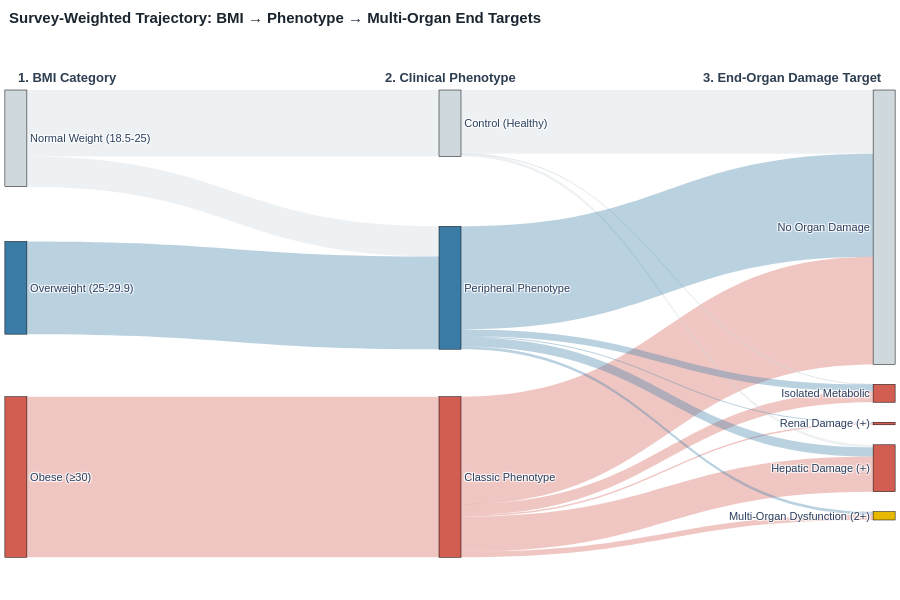

The notebook cell this image was saved under:
### Markdown cell above
#### **Standard BMI $\rightarrow$ Body Phenotype $\rightarrow$ Multi-Organ End Targets**

The primary flow illustrates the structural re-classification of standard BMI categories into distinct clinical risk trajectories:

- **Phenotypic Divergence of Obesity:** Individuals classified as Overweight ($\text{BMI } 25.0\text{--}29.9\text{ kg/m}^2$) bifurcate into the Peripheral Obesity Phenotype. A small subset of normal BMI transitioned into the Classic Phenotype.

- **Classic Phenotype Consolidation:** Obese individuals ($\text{BMI } \ge 30\text{ kg/m}^2$) flow unanimously into the Classic Phenotype, representing central/visceral adiposity distribution.

- **Organ Target Stratification:**

    - The Control cohort transitions almost exclusively to the No Organ Damage terminus.
    - The Peripheral Phenotype predominantly remains free of organ damage, though a distinct sub-stream channels into isolated Hepatic Damage (+) and minor single-domain outcomes.
    - The Classic Phenotype serves as the primary reservoir for Multi-Organ Dysfunction ($\ge 2$ damaged domains) as well as substantial independent flows into Hepatic Damage (+) and Isolated Metabolic Damage.

### Code cell
# Instantiate the Visualizer class and create a new composite column for end-organ damage
sankey_df = viz.end_organ_composite()

# Create BMI bins for categorization
sankey_df["bmi_category"] = pd.cut(
    sankey_df["BMXBMI"],
    bins=[18.5, 24.99, 29.99, 100],
    labels=["normal", "overweight", "obese"],
)

# Tier order mapping
explicit_order_organ_damage = {
    "bmi_category": ["normal", "overweight", "obese"],
    "phenotype": ["control", "peripheral", "classic"],
    "end_organ_outcome": [
        "none",
        "metabolic_only",
        "renal_only",
        "hepatic_only",
        "multi_organ",
    ],
}

# Tier label mpapping
nested_labels_organ_damage = {
    "bmi_category": {
        "normal": "Normal Weight (18.5-25)",
        "overweight": "Overweight (25-29.9)",
        "obese": "Obese (≥30)"
    },
    "phenotype": {
        "control": "Control (Healthy)",
        "peripheral": "Peripheral Phenotype",
        "classic": "Classic Phenotype",
    },
    "end_organ_outcome": {
        "none": "No Organ Damage",
        "metabolic_only": "Isolated Metabolic",
        "renal_only": "Renal Damage (+)",
        "hepatic_only": "Hepatic Damage (+)",
        "multi_organ": "Multi-Organ Dysfunction (2+)",
    },
}

# Tier color mapping
nested_colors_organ_damage = {
    "bmi_category": {
        "normal": "#CFD8DC",      
        "overweight": "#3b7ca7",  
        "obese": "#d25d51",       
    },
    "phenotype": {
        "control": "#CFD8DC",  
        "peripheral": "#3b7ca7",  
        "classic": "#d25d51",  
    },
    "end_organ_outcome": {
        "none": "#CFD8DC",  
        "metabolic_only": "#d25d51",  
        "renal_only": "#d25d51",  
        "hepatic_only": "#d25d51",  
        "multi_organ": "#e6b800",  
    }
}

fig_organ_damage = viz.patient_sankey(
    df=sankey_df,
    tiers=["bmi_category", "phenotype", "end_organ_outcome"],
    tier_names=[
        "1. BMI Category",
        "2. Clinical Phenotype",
        "3. End-Organ Damage Target",
    ],
    tier_order=explicit_order_organ_damage,
    label_map=nested_labels_organ_damage,
    color_map=nested_colors_organ_damage,
    weight_col="WTSAF2YR",
    title="Survey-Weighted Trajectory: BMI → Phenotype → Multi-Organ End Targets",
)

fig_organ_damage.show()

### Figure 1 — Plotly figure (JSON) as saved in the notebook; plotly's stock layout.template omitted (floating-point values rounded to 4 significant figures)
{"data": [{"arrangement": "snap", "link": {"color": ["rgba(207, 216, 220, 0.35)", "rgba(207, 216, 220, 0.35)", "rgba(59, 124, 167, 0.35)", "rgba(210, 93, 81, 0.35)", "rgba(210, 93, 81, 0.35)", "rgba(210, 93, 81, 0.35)", "rgba(210, 93, 81, 0.35)", "rgba(210, 93, 81, 0.35)", "rgba(210, 93, 81, 0.35)", "rgba(207, 216, 220, 0.35)", "rgba(207, 216, 220, 0.35)", "rgba(207, 216, 220, 0.35)", "rgba(59, 124, 167, 0.35)", "rgba(59, 124, 167, 0.35)", "rgba(59, 124, 167, 0.35)", "rgba(59, 124, 167, 0.35)", "rgba(59, 124, 167, 0.35)"], "source": [0, 0, 1, 2, 5, 5, 5, 5, 5, 3, 3, 3, 4, 4, 4, 4, 4], "target": [3, 4, 4, 5, 9, 7, 10, 6, 8, 9, 7, 6, 9, 7, 10, 6, 8], "value": [28820000.0, 13030000.0, 40130000.0, 69480000.0, 15170000.0, 4701000.0, 2408000.0, 46540000.0, 670700.0, 1184000.0, 27510.0, 27610000.0, 3924000.0, 2994000.0, 1206000.0, 44590000.0, 440600.0]}, "node": {"color": ["#CFD8DC", "#3b7ca7", "#d25d51", "#CFD8DC", "#3b7ca7", "#d25d51", "#CFD8DC", "#d25d51", "#d25d51", "#d25d51", "#e6b800"], "label": ["Normal Weight (18.5-25)", "Overweight (25-29.9)", "Obese (≥30)", "Control (Healthy)", "Peripheral Phenotype", "Classic Phenotype", "No Organ Damage", "Isolated Metabolic", "Renal Damage (+)", "Hepatic Damage (+)", "Multi-Organ Dysfunction (2+)"], "line": {"color": "black", "width": 0.5}, "pad": 20, "thickness": 22, "x": [0.001, 0.001, 0.001, 0.5, 0.5, 0.5, 0.999, 0.999, 0.999, 0.999, 0.999], "y": [0.02, 0.46, 0.9, 0.02, 0.46, 0.9, 0.02, 0.24, 0.46, 0.68, 0.9]}, "type": "sankey"}], "layout": {"annotations": [{"font": {"color": "#2c3e50", "size": 13}, "showarrow": false, "text": "<b>1. BMI Category</b>", "x": 0.001, "xanchor": "left", "xref": "paper", "y": 1.05, "yref": "paper"}, {"font": {"color": "#2c3e50", "size": 13}, "showarrow": false, "text": "<b>2. Clinical Phenotype</b>", "x": 0.5, "xanchor": "center", "xref": "paper", "y": 1.05, "yref": "paper"}, {"font": {"color": "#2c3e50", "size": 13}, "showarrow": false, "text": "<b>3. End-Organ Damage Target</b>", "x": 0.999, "xanchor": "right", "xref": "paper", "y": 1.05, "yref": "paper"}], "autosize": true, "font": {"family": "Arial", "size": 11}, "height": 600, "margin": {"b": 80, "l": 15, "r": 15, "t": 90}, "title": {"font": {"color": "#1a252f", "size": 15}, "text": "<b>Survey-Weighted Trajectory: BMI → Phenotype → Multi-Organ End Targets</b>", "x": 0.01, "xanchor": "left", "y": 0.98, "yanchor": "top"}}}
